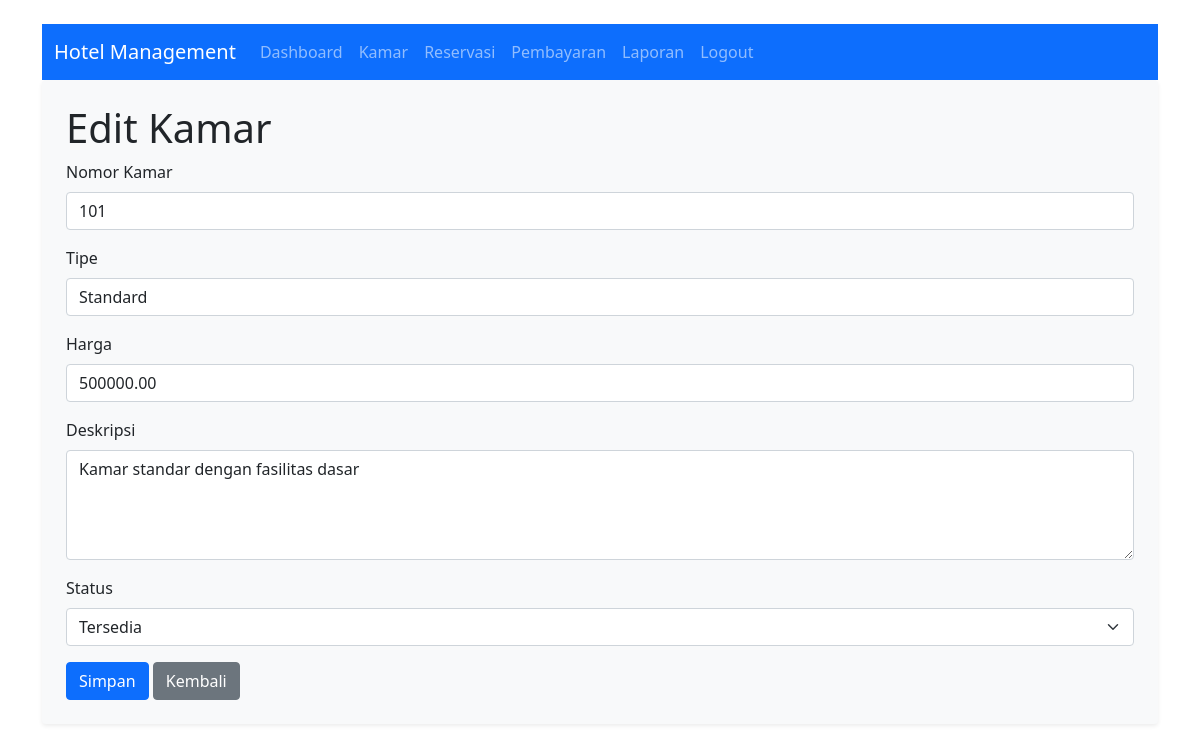
Page /edit_kamar.php?id=1 (signed in) on the committed database.
### tables this page shows
CREATE TABLE kamar (
    id INT AUTO_INCREMENT PRIMARY KEY,
    nomor_kamar VARCHAR(10) NOT NULL UNIQUE,
    tipe VARCHAR(50) NOT NULL,
    harga DECIMAL(10,2) NOT NULL,
    deskripsi TEXT,
    status ENUM('tersedia', 'terpesan', 'dibersihkan') NOT NULL
);

### edit_kamar.php (the view, shortened to what this page needs)
<?php
include 'koneksi.php';
$id_kamar = intval($_GET['id']);
$sql_kamar = "SELECT * FROM kamar WHERE id = ?";
$stmt = $conn->prepare($sql_kamar);
$stmt->bind_param("i", $id_kamar);
$stmt->execute();
$result = $stmt->get_result();
$kamar = $result->fetch_assoc();
?>
<!DOCTYPE html>
<html lang="id">
<head>
    <link href="https://cdn.jsdelivr.net/npm/bootstrap@5.1.3/dist/css/bootstrap.min.css" rel="stylesheet">
</head>
<body>
    <div class="container mt-4">
        <?php include 'navbar.php'; ?>
            <div class="form-container bg-light p-4 rounded shadow-sm">
                <h1>Edit Kamar</h1>
                <form action="update_kamar.php" method="POST">
                    <div class="mb-3">
                        <label for="nomor_kamar" class="form-label">Nomor Kamar</label>
                        <input type="text" id="nomor_kamar" name="nomor_kamar" class="form-control" value="<?= htmlspecialchars($kamar['nomor_kamar']) ?>" required>
                    </div>
                    <div class="mb-3">
                        <label for="tipe" class="form-label">Tipe</label>
                        <input type="text" id="tipe" name="tipe" class="form-control" value="<?= htmlspecialchars($kamar['tipe']) ?>" required>
                    </div>
                    <div class="mb-3">
                        <label for="harga" class="form-label">Harga</label>
                        <input type="number" id="harga" name="harga" class="form-control" value="<?= htmlspecialchars($kamar['harga']) ?>" required step="0.01" min="0">
                    </div>
                    <div class="mb-3">
                        <label for="deskripsi" class="form-label">Deskripsi</label>
                        <textarea id="deskripsi" name="deskripsi" class="form-control" rows="4" required><?= htmlspecialchars($kamar['deskripsi']) ?></textarea>
                    </div>
                    <div class="mb-3">
                        <label for="status" class="form-label">Status</label>
                        <select id="status" name="status" class="form-select" required>
                            <option value="tersedia" <?= $kamar['status'] === 'tersedia' ? 'selected' : '' ?>>Tersedia</option>
                        </select>
                    </div>
                        <button type="submit" class="btn btn-primary">Simpan</button>
                        <a href="data_kamar.php" class="btn btn-secondary">Kembali</a>
                </form>
            </div>
    </div>
</body>
</html>

### rows in the picture
kamar: nomor_kamar "101", tipe "Standard", harga "500000.00", deskripsi "Kamar standar dengan fasilitas dasar", status "Tersedia"
